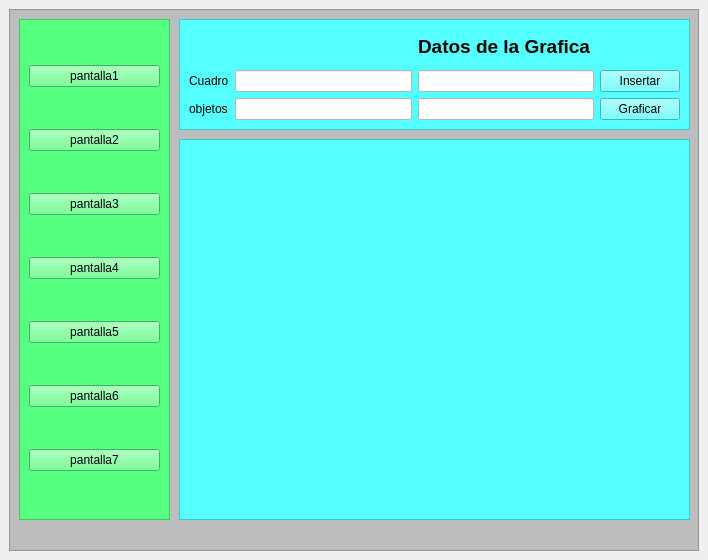
<?xml version="1.0" encoding="UTF-8"?>
<ui version="4.0">
 <class>MainWindow</class>
 <widget class="QMainWindow" name="MainWindow">
  <property name="geometry">
   <rect>
    <x>0</x>
    <y>0</y>
    <width>708</width>
    <height>560</height>
   </rect>
  </property>
  <property name="windowTitle">
   <string>Sistema electrico</string>
  </property>
  <widget class="QWidget" name="centralwidget">
   <layout class="QVBoxLayout" name="verticalLayout">
    <item>
     <widget class="QFrame" name="frame">
      <property name="styleSheet">
       <string notr="true">background-color: rgb(0, 170, 255);
background-color: rgb(188, 190, 189);</string>
      </property>
      <property name="frameShape">
       <enum>QFrame::StyledPanel</enum>
      </property>
      <property name="frameShadow">
       <enum>QFrame::Raised</enum>
      </property>
      <widget class="QFrame" name="frame_2">
       <property name="geometry">
        <rect>
         <x>170</x>
         <y>10</y>
         <width>511</width>
         <height>111</height>
        </rect>
       </property>
       <property name="styleSheet">
        <string notr="true">background-color: rgb(85, 255, 255);</string>
       </property>
       <property name="frameShape">
        <enum>QFrame::StyledPanel</enum>
       </property>
       <property name="frameShadow">
        <enum>QFrame::Raised</enum>
       </property>
       <layout class="QGridLayout" name="gridLayout_2">
        <item row="4" column="0">
         <widget class="QLabel" name="label_3">
          <property name="text">
           <string>objetos</string>
          </property>
         </widget>
        </item>
        <item row="1" column="2">
         <widget class="QLabel" name="label">
          <property name="font">
           <font>
            <pointsize>14</pointsize>
            <weight>75</weight>
            <bold>true</bold>
           </font>
          </property>
          <property name="text">
           <string>Datos de la Grafica</string>
          </property>
         </widget>
        </item>
        <item row="2" column="0">
         <widget class="QLabel" name="label_2">
          <property name="text">
           <string>Cuadro</string>
          </property>
         </widget>
        </item>
        <item row="2" column="3">
         <widget class="QPushButton" name="insetar">
          <property name="text">
           <string>Insertar</string>
          </property>
         </widget>
        </item>
        <item row="4" column="3">
         <widget class="QPushButton" name="graficar">
          <property name="text">
           <string>Graficar</string>
          </property>
         </widget>
        </item>
        <item row="2" column="1">
         <widget class="QLineEdit" name="valor1">
          <property name="styleSheet">
           <string notr="true">background-color: rgb(255, 255, 255);</string>
          </property>
         </widget>
        </item>
        <item row="4" column="2">
         <widget class="QLineEdit" name="valor4">
          <property name="styleSheet">
           <string notr="true">background-color: rgb(255, 255, 255);</string>
          </property>
         </widget>
        </item>
        <item row="4" column="1">
         <widget class="QLineEdit" name="valor3">
          <property name="styleSheet">
           <string notr="true">background-color: rgb(255, 255, 255);</string>
          </property>
         </widget>
        </item>
        <item row="2" column="2">
         <widget class="QLineEdit" name="valor2">
          <property name="styleSheet">
           <string notr="true">background-color: rgb(255, 255, 255);</string>
          </property>
         </widget>
        </item>
       </layout>
      </widget>
      <widget class="QFrame" name="frame_3">
       <property name="geometry">
        <rect>
         <x>170</x>
         <y>130</y>
         <width>511</width>
         <height>381</height>
        </rect>
       </property>
       <property name="styleSheet">
        <string notr="true">
background-color: rgb(85, 255, 255);</string>
       </property>
       <property name="frameShape">
        <enum>QFrame::StyledPanel</enum>
       </property>
       <property name="frameShadow">
        <enum>QFrame::Raised</enum>
       </property>
       <layout class="QGridLayout" name="gridLayout">
        <item row="0" column="0">
         <layout class="QVBoxLayout" name="grafica"/>
        </item>
       </layout>
      </widget>
      <widget class="QFrame" name="frame_4">
       <property name="geometry">
        <rect>
         <x>10</x>
         <y>10</y>
         <width>151</width>
         <height>501</height>
        </rect>
       </property>
       <property name="styleSheet">
        <string notr="true">background-color: rgb(85, 255, 127);</string>
       </property>
       <property name="frameShape">
        <enum>QFrame::StyledPanel</enum>
       </property>
       <property name="frameShadow">
        <enum>QFrame::Raised</enum>
       </property>
       <layout class="QVBoxLayout" name="verticalLayout_2">
        <item>
         <widget class="QPushButton" name="pantalla1">
          <property name="text">
           <string>pantalla1</string>
          </property>
         </widget>
        </item>
        <item>
         <widget class="QPushButton" name="pantalla2">
          <property name="text">
           <string>pantalla2</string>
          </property>
         </widget>
        </item>
        <item>
         <widget class="QPushButton" name="pantalla3">
          <property name="text">
           <string>pantalla3</string>
          </property>
         </widget>
        </item>
        <item>
         <widget class="QPushButton" name="pantalla4">
          <property name="text">
           <string>pantalla4</string>
          </property>
         </widget>
        </item>
        <item>
         <widget class="QPushButton" name="pantalla5">
          <property name="text">
           <string>pantalla5</string>
          </property>
         </widget>
        </item>
        <item>
         <widget class="QPushButton" name="pantalla6">
          <property name="text">
           <string>pantalla6</string>
          </property>
         </widget>
        </item>
        <item>
         <widget class="QPushButton" name="pantalla7">
          <property name="text">
           <string>pantalla7</string>
          </property>
         </widget>
        </item>
       </layout>
      </widget>
     </widget>
    </item>
   </layout>
  </widget>
 </widget>
 <resources/>
 <connections/>
</ui>
